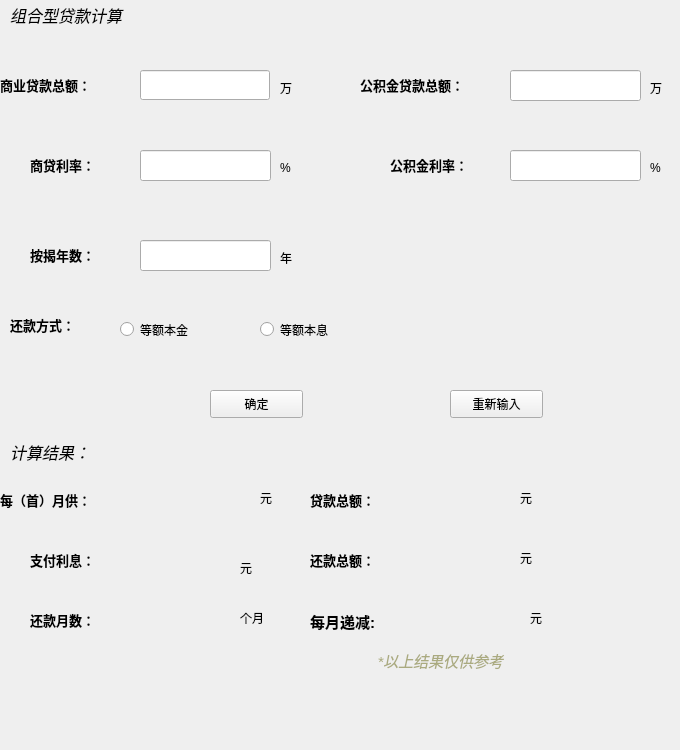
<?xml version="1.0" encoding="UTF-8"?>
<ui version="4.0">
 <class>zuhe</class>
 <widget class="QMainWindow" name="zuhe">
  <property name="geometry">
   <rect>
    <x>0</x>
    <y>0</y>
    <width>680</width>
    <height>750</height>
   </rect>
  </property>
  <property name="minimumSize">
   <size>
    <width>680</width>
    <height>750</height>
   </size>
  </property>
  <property name="maximumSize">
   <size>
    <width>680</width>
    <height>750</height>
   </size>
  </property>
  <property name="windowTitle">
   <string>MainWindow</string>
  </property>
  <property name="styleSheet">
   <string notr="true">#zuhe
{
border-image: url(:/new/prefix1/Image/IMG_0828.JPG);
}</string>
  </property>
  <widget class="QWidget" name="centralwidget">
   <widget class="QLabel" name="label">
    <property name="geometry">
     <rect>
      <x>10</x>
      <y>0</y>
      <width>241</width>
      <height>31</height>
     </rect>
    </property>
    <property name="text">
     <string>&lt;html&gt;&lt;head/&gt;&lt;body&gt;&lt;p&gt;&lt;span style=&quot; font-size:12pt; font-style:italic;&quot;&gt;组合型贷款计算&lt;/span&gt;&lt;/p&gt;&lt;/body&gt;&lt;/html&gt;</string>
    </property>
   </widget>
   <widget class="QLabel" name="label_2">
    <property name="geometry">
     <rect>
      <x>0</x>
      <y>70</y>
      <width>111</width>
      <height>31</height>
     </rect>
    </property>
    <property name="text">
     <string>&lt;html&gt;&lt;head/&gt;&lt;body&gt;&lt;p&gt;&lt;span style=&quot; font-size:10pt; font-weight:600;&quot;&gt;商业贷款总额：&lt;/span&gt;&lt;/p&gt;&lt;/body&gt;&lt;/html&gt;</string>
    </property>
   </widget>
   <widget class="QLabel" name="label_3">
    <property name="geometry">
     <rect>
      <x>360</x>
      <y>70</y>
      <width>141</width>
      <height>31</height>
     </rect>
    </property>
    <property name="text">
     <string>&lt;html&gt;&lt;head/&gt;&lt;body&gt;&lt;p&gt;&lt;span style=&quot; font-size:10pt; font-weight:600;&quot;&gt;公积金贷款总额：&lt;/span&gt;&lt;/p&gt;&lt;/body&gt;&lt;/html&gt;</string>
    </property>
   </widget>
   <widget class="QLabel" name="label_4">
    <property name="geometry">
     <rect>
      <x>30</x>
      <y>150</y>
      <width>81</width>
      <height>31</height>
     </rect>
    </property>
    <property name="text">
     <string>&lt;html&gt;&lt;head/&gt;&lt;body&gt;&lt;p&gt;&lt;span style=&quot; font-size:10pt; font-weight:600;&quot;&gt;商贷利率：&lt;/span&gt;&lt;/p&gt;&lt;/body&gt;&lt;/html&gt;</string>
    </property>
   </widget>
   <widget class="QLabel" name="label_5">
    <property name="geometry">
     <rect>
      <x>390</x>
      <y>150</y>
      <width>101</width>
      <height>31</height>
     </rect>
    </property>
    <property name="text">
     <string>&lt;html&gt;&lt;head/&gt;&lt;body&gt;&lt;p&gt;&lt;span style=&quot; font-size:10pt; font-weight:600;&quot;&gt;公积金利率：&lt;/span&gt;&lt;/p&gt;&lt;/body&gt;&lt;/html&gt;</string>
    </property>
   </widget>
   <widget class="QLabel" name="label_6">
    <property name="geometry">
     <rect>
      <x>30</x>
      <y>240</y>
      <width>111</width>
      <height>31</height>
     </rect>
    </property>
    <property name="text">
     <string>&lt;html&gt;&lt;head/&gt;&lt;body&gt;&lt;p&gt;&lt;span style=&quot; font-size:10pt; font-weight:600;&quot;&gt;按揭年数：&lt;/span&gt;&lt;/p&gt;&lt;/body&gt;&lt;/html&gt;</string>
    </property>
   </widget>
   <widget class="QLabel" name="label_7">
    <property name="geometry">
     <rect>
      <x>10</x>
      <y>310</y>
      <width>141</width>
      <height>31</height>
     </rect>
    </property>
    <property name="text">
     <string>&lt;html&gt;&lt;head/&gt;&lt;body&gt;&lt;p&gt;&lt;span style=&quot; font-size:10pt; font-weight:600;&quot;&gt;还款方式：&lt;/span&gt;&lt;/p&gt;&lt;/body&gt;&lt;/html&gt;</string>
    </property>
   </widget>
   <widget class="QLineEdit" name="lineEdit_01">
    <property name="geometry">
     <rect>
      <x>140</x>
      <y>70</y>
      <width>130</width>
      <height>30</height>
     </rect>
    </property>
    <property name="minimumSize">
     <size>
      <width>130</width>
      <height>30</height>
     </size>
    </property>
    <property name="maximumSize">
     <size>
      <width>130</width>
      <height>30</height>
     </size>
    </property>
   </widget>
   <widget class="QLineEdit" name="lineEdit_02">
    <property name="geometry">
     <rect>
      <x>510</x>
      <y>70</y>
      <width>131</width>
      <height>31</height>
     </rect>
    </property>
   </widget>
   <widget class="QLineEdit" name="lineEdit_03">
    <property name="geometry">
     <rect>
      <x>140</x>
      <y>150</y>
      <width>131</width>
      <height>31</height>
     </rect>
    </property>
   </widget>
   <widget class="QLineEdit" name="lineEdit_04">
    <property name="geometry">
     <rect>
      <x>510</x>
      <y>150</y>
      <width>131</width>
      <height>31</height>
     </rect>
    </property>
   </widget>
   <widget class="QLineEdit" name="lineEdit_05">
    <property name="geometry">
     <rect>
      <x>140</x>
      <y>240</y>
      <width>131</width>
      <height>31</height>
     </rect>
    </property>
   </widget>
   <widget class="QRadioButton" name="radioButton_1">
    <property name="geometry">
     <rect>
      <x>120</x>
      <y>320</y>
      <width>115</width>
      <height>19</height>
     </rect>
    </property>
    <property name="text">
     <string>等额本金</string>
    </property>
   </widget>
   <widget class="QRadioButton" name="radioButton_2">
    <property name="geometry">
     <rect>
      <x>260</x>
      <y>320</y>
      <width>115</width>
      <height>19</height>
     </rect>
    </property>
    <property name="text">
     <string>等额本息</string>
    </property>
   </widget>
   <widget class="QPushButton" name="btn_1">
    <property name="geometry">
     <rect>
      <x>210</x>
      <y>390</y>
      <width>93</width>
      <height>28</height>
     </rect>
    </property>
    <property name="text">
     <string>确定</string>
    </property>
   </widget>
   <widget class="QPushButton" name="btn_2">
    <property name="geometry">
     <rect>
      <x>450</x>
      <y>390</y>
      <width>93</width>
      <height>28</height>
     </rect>
    </property>
    <property name="text">
     <string>重新输入</string>
    </property>
   </widget>
   <widget class="QLabel" name="label_8">
    <property name="geometry">
     <rect>
      <x>10</x>
      <y>440</y>
      <width>171</width>
      <height>21</height>
     </rect>
    </property>
    <property name="text">
     <string>&lt;html&gt;&lt;head/&gt;&lt;body&gt;&lt;p&gt;&lt;span style=&quot; font-size:12pt; font-style:italic;&quot;&gt;计算结果：&lt;/span&gt;&lt;/p&gt;&lt;/body&gt;&lt;/html&gt;</string>
    </property>
   </widget>
   <widget class="QLabel" name="label_9">
    <property name="geometry">
     <rect>
      <x>0</x>
      <y>490</y>
      <width>131</width>
      <height>21</height>
     </rect>
    </property>
    <property name="text">
     <string>&lt;html&gt;&lt;head/&gt;&lt;body&gt;&lt;p&gt;&lt;span style=&quot; font-size:10pt; font-weight:600;&quot;&gt;每（首）月供：&lt;/span&gt;&lt;/p&gt;&lt;/body&gt;&lt;/html&gt;</string>
    </property>
   </widget>
   <widget class="QLabel" name="label_10">
    <property name="geometry">
     <rect>
      <x>310</x>
      <y>490</y>
      <width>61</width>
      <height>21</height>
     </rect>
    </property>
    <property name="text">
     <string>&lt;html&gt;&lt;head/&gt;&lt;body&gt;&lt;p&gt;&lt;span style=&quot; font-size:10pt; font-weight:600;&quot;&gt;贷款总额：&lt;/span&gt;&lt;/p&gt;&lt;/body&gt;&lt;/html&gt;</string>
    </property>
   </widget>
   <widget class="QLabel" name="label_11">
    <property name="geometry">
     <rect>
      <x>30</x>
      <y>550</y>
      <width>71</width>
      <height>21</height>
     </rect>
    </property>
    <property name="text">
     <string>&lt;html&gt;&lt;head/&gt;&lt;body&gt;&lt;p&gt;&lt;span style=&quot; font-size:10pt; font-weight:600;&quot;&gt;支付利息：&lt;/span&gt;&lt;/p&gt;&lt;/body&gt;&lt;/html&gt;</string>
    </property>
   </widget>
   <widget class="QLabel" name="label_12">
    <property name="geometry">
     <rect>
      <x>310</x>
      <y>550</y>
      <width>61</width>
      <height>21</height>
     </rect>
    </property>
    <property name="text">
     <string>&lt;html&gt;&lt;head/&gt;&lt;body&gt;&lt;p&gt;&lt;span style=&quot; font-size:10pt; font-weight:600;&quot;&gt;还款总额：&lt;/span&gt;&lt;/p&gt;&lt;/body&gt;&lt;/html&gt;</string>
    </property>
   </widget>
   <widget class="QLabel" name="label_13">
    <property name="geometry">
     <rect>
      <x>30</x>
      <y>610</y>
      <width>71</width>
      <height>21</height>
     </rect>
    </property>
    <property name="text">
     <string>&lt;html&gt;&lt;head/&gt;&lt;body&gt;&lt;p&gt;&lt;span style=&quot; font-size:10pt; font-weight:600;&quot;&gt;还款月数：&lt;/span&gt;&lt;/p&gt;&lt;/body&gt;&lt;/html&gt;</string>
    </property>
   </widget>
   <widget class="QLabel" name="label_lixi">
    <property name="geometry">
     <rect>
      <x>100</x>
      <y>550</y>
      <width>131</width>
      <height>31</height>
     </rect>
    </property>
    <property name="text">
     <string/>
    </property>
   </widget>
   <widget class="QLabel" name="label_yueshu">
    <property name="geometry">
     <rect>
      <x>100</x>
      <y>600</y>
      <width>121</width>
      <height>31</height>
     </rect>
    </property>
    <property name="text">
     <string/>
    </property>
   </widget>
   <widget class="QLabel" name="label_zonge">
    <property name="geometry">
     <rect>
      <x>390</x>
      <y>480</y>
      <width>121</width>
      <height>31</height>
     </rect>
    </property>
    <property name="text">
     <string/>
    </property>
   </widget>
   <widget class="QLabel" name="label_huankuan">
    <property name="geometry">
     <rect>
      <x>390</x>
      <y>540</y>
      <width>121</width>
      <height>31</height>
     </rect>
    </property>
    <property name="text">
     <string/>
    </property>
   </widget>
   <widget class="QLabel" name="label_yuegong">
    <property name="geometry">
     <rect>
      <x>130</x>
      <y>480</y>
      <width>121</width>
      <height>31</height>
     </rect>
    </property>
    <property name="text">
     <string/>
    </property>
   </widget>
   <widget class="QLabel" name="label_14">
    <property name="geometry">
     <rect>
      <x>280</x>
      <y>80</y>
      <width>72</width>
      <height>15</height>
     </rect>
    </property>
    <property name="text">
     <string>万</string>
    </property>
   </widget>
   <widget class="QLabel" name="label_15">
    <property name="geometry">
     <rect>
      <x>650</x>
      <y>80</y>
      <width>72</width>
      <height>15</height>
     </rect>
    </property>
    <property name="text">
     <string>万</string>
    </property>
   </widget>
   <widget class="QLabel" name="label_16">
    <property name="geometry">
     <rect>
      <x>280</x>
      <y>160</y>
      <width>41</width>
      <height>16</height>
     </rect>
    </property>
    <property name="text">
     <string>%</string>
    </property>
   </widget>
   <widget class="QLabel" name="label_17">
    <property name="geometry">
     <rect>
      <x>650</x>
      <y>160</y>
      <width>21</width>
      <height>16</height>
     </rect>
    </property>
    <property name="text">
     <string>%</string>
    </property>
   </widget>
   <widget class="QLabel" name="label_18">
    <property name="geometry">
     <rect>
      <x>280</x>
      <y>250</y>
      <width>31</width>
      <height>16</height>
     </rect>
    </property>
    <property name="text">
     <string>年</string>
    </property>
   </widget>
   <widget class="QLabel" name="label_19">
    <property name="geometry">
     <rect>
      <x>310</x>
      <y>610</y>
      <width>81</width>
      <height>21</height>
     </rect>
    </property>
    <property name="text">
     <string>&lt;html&gt;&lt;head/&gt;&lt;body&gt;&lt;p&gt;&lt;span style=&quot; font-size:11pt; font-weight:600;&quot;&gt;每月递减:&lt;/span&gt;&lt;/p&gt;&lt;/body&gt;&lt;/html&gt;</string>
    </property>
   </widget>
   <widget class="QLabel" name="label_dijian">
    <property name="geometry">
     <rect>
      <x>400</x>
      <y>600</y>
      <width>121</width>
      <height>31</height>
     </rect>
    </property>
    <property name="text">
     <string/>
    </property>
   </widget>
   <widget class="QLabel" name="label_20">
    <property name="geometry">
     <rect>
      <x>340</x>
      <y>640</y>
      <width>201</width>
      <height>41</height>
     </rect>
    </property>
    <property name="text">
     <string>&lt;html&gt;&lt;head/&gt;&lt;body&gt;&lt;p align=&quot;center&quot;&gt;&lt;span style=&quot; font-size:11pt; font-style:italic; color:#aaaa7f;&quot;&gt;*以上结果仅供参考&lt;/span&gt;&lt;/p&gt;&lt;/body&gt;&lt;/html&gt;</string>
    </property>
   </widget>
   <widget class="QLabel" name="label_21">
    <property name="geometry">
     <rect>
      <x>260</x>
      <y>490</y>
      <width>72</width>
      <height>15</height>
     </rect>
    </property>
    <property name="text">
     <string>元</string>
    </property>
   </widget>
   <widget class="QLabel" name="label_22">
    <property name="geometry">
     <rect>
      <x>240</x>
      <y>560</y>
      <width>72</width>
      <height>15</height>
     </rect>
    </property>
    <property name="text">
     <string>元</string>
    </property>
   </widget>
   <widget class="QLabel" name="label_23">
    <property name="geometry">
     <rect>
      <x>240</x>
      <y>610</y>
      <width>72</width>
      <height>15</height>
     </rect>
    </property>
    <property name="text">
     <string>个月</string>
    </property>
   </widget>
   <widget class="QLabel" name="label_24">
    <property name="geometry">
     <rect>
      <x>520</x>
      <y>490</y>
      <width>41</width>
      <height>16</height>
     </rect>
    </property>
    <property name="text">
     <string>元</string>
    </property>
   </widget>
   <widget class="QLabel" name="label_25">
    <property name="geometry">
     <rect>
      <x>520</x>
      <y>550</y>
      <width>31</width>
      <height>16</height>
     </rect>
    </property>
    <property name="text">
     <string>元</string>
    </property>
   </widget>
   <widget class="QLabel" name="label_26">
    <property name="geometry">
     <rect>
      <x>530</x>
      <y>610</y>
      <width>31</width>
      <height>16</height>
     </rect>
    </property>
    <property name="text">
     <string>元</string>
    </property>
   </widget>
  </widget>
 </widget>
 <resources/>
 <connections/>
</ui>
